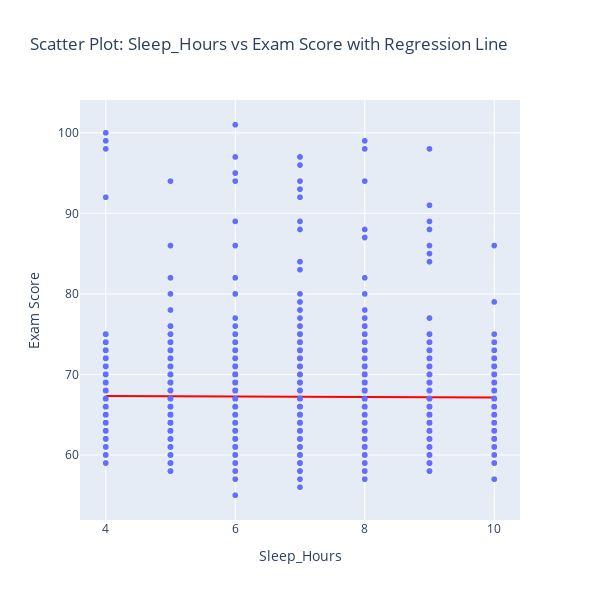

Source (notebook cell):
### Code cell
fig = px.scatter(
    df,
    x='Sleep_Hours',
    y='Exam_Score',
    title='Scatter Plot: Sleep_Hours vs Exam Score with Regression Line',
    labels={
        'Hours_Studied': 'Sleep_Hours',
        'Exam_Score': 'Exam Score'
    }
)

fig.add_trace(go.Scatter(
    x=sleep_range,
    y=y_pred_line,
    mode='lines',
    line=dict(color='red'),
    hovertext=[f"Predicted Score: {score:.2f}" for score in y_pred_line]
))

fig.update_layout(showlegend=False,
        width=600,
        height=600,)
fig.show()

### Figure 1 — Plotly figure (JSON) as saved in the notebook; plotly's stock layout.template omitted (floating-point values rounded to 4 significant figures; data arrays with more than 128 entries replaced by an {"elided": "..."} marker saying what was removed)
{"data": [{"hovertemplate": "Sleep_Hours=%{x}<br>Exam Score=%{y}<extra></extra>", "legendgroup": "", "marker": {"color": "#636efa", "symbol": "circle"}, "mode": "markers", "name": "", "showlegend": false, "type": "scattergl", "x": {"elided": "6607 int values"}, "xaxis": "x", "y": {"elided": "6607 int values"}, "yaxis": "y"}, {"hovertext": ["Predicted Score: 67.32", "Predicted Score: 67.32", "Predicted Score: 67.32", "Predicted Score: 67.31", "Predicted Score: 67.31", "Predicted Score: 67.31", "Predicted Score: 67.31", "Predicted Score: 67.31", "Predicted Score: 67.31", "Predicted Score: 67.30", "Predicted Score: 67.30", "Predicted Score: 67.30", "Predicted Score: 67.30", "Predicted Score: 67.30", "Predicted Score: 67.30", "Predicted Score: 67.29", "Predicted Score: 67.29", "Predicted Score: 67.29", "Predicted Score: 67.29", "Predicted Score: 67.29", "Predicted Score: 67.29", "Predicted Score: 67.28", "Predicted Score: 67.28", "Predicted Score: 67.28", "Predicted Score: 67.28", "Predicted Score: 67.28", "Predicted Score: 67.28", "Predicted Score: 67.27", "Predicted Score: 67.27", "Predicted Score: 67.27", "Predicted Score: 67.27", "Predicted Score: 67.27", "Predicted Score: 67.27", "Predicted Score: 67.26", "Predicted Score: 67.26", "Predicted Score: 67.26", "Predicted Score: 67.26", "Predicted Score: 67.26", "Predicted Score: 67.25", "Predicted Score: 67.25", "Predicted Score: 67.25", "Predicted Score: 67.25", "Predicted Score: 67.25", "Predicted Score: 67.25", "Predicted Score: 67.24", "Predicted Score: 67.24", "Predicted Score: 67.24", "Predicted Score: 67.24", "Predicted Score: 67.24", "Predicted Score: 67.24", "Predicted Score: 67.23", "Predicted Score: 67.23", "Predicted Score: 67.23", "Predicted Score: 67.23", "Predicted Score: 67.23", "Predicted Score: 67.23", "Predicted Score: 67.22", "Predicted Score: 67.22", "Predicted Score: 67.22", "Predicted Score: 67.22", "Predicted Score: 67.22", "Predicted Score: 67.22", "Predicted Score: 67.21", "Predicted Score: 67.21", "Predicted Score: 67.21", "Predicted Score: 67.21", "Predicted Score: 67.21", "Predicted Score: 67.21", "Predicted Score: 67.20", "Predicted Score: 67.20", "Predicted Score: 67.20", "Predicted Score: 67.20", "Predicted Score: 67.20", "Predicted Score: 67.20", "Predicted Score: 67.19", "Predicted Score: 67.19", "Predicted Score: 67.19", "Predicted Score: 67.19", "Predicted Score: 67.19", "Predicted Score: 67.19", "Predicted Score: 67.18", "Predicted Score: 67.18", "Predicted Score: 67.18", "Predicted Score: 67.18", "Predicted Score: 67.18", "Predicted Score: 67.17", "Predicted Score: 67.17", "Predicted Score: 67.17", "Predicted Score: 67.17", "Predicted Score: 67.17", "Predicted Score: 67.17", "Predicted Score: 67.16", "Predicted Score: 67.16", "Predicted Score: 67.16", "Predicted Score: 67.16", "Predicted Score: 67.16", "Predicted Score: 67.16", "Predicted Score: 67.15", "Predicted Score: 67.15", "Predicted Score: 67.15"], "line": {"color": "red"}, "mode": "lines", "type": "scatter", "x": [4, 4.061, 4.121, 4.182, 4.242, 4.303, 4.364, 4.424, 4.485, 4.545, 4.606, 4.667, 4.727, 4.788, 4.848, 4.909, 4.97, 5.03, 5.091, 5.152, 5.212, 5.273, 5.333, 5.394, 5.455, 5.515, 5.576, 5.636, 5.697, 5.758, 5.818, 5.879, 5.939, 6, 6.061, 6.121, 6.182, 6.242, 6.303, 6.364, 6.424, 6.485, 6.545, 6.606, 6.667, 6.727, 6.788, 6.848, 6.909, 6.97, 7.03, 7.091, 7.152, 7.212, 7.273, 7.333, 7.394, 7.455, 7.515, 7.576, 7.636, 7.697, 7.758, 7.818, 7.879, 7.939, 8, 8.061, 8.121, 8.182, 8.242, 8.303, 8.364, 8.424, 8.485, 8.545, 8.606, 8.667, 8.727, 8.788, 8.848, 8.909, 8.97, 9.03, 9.091, 9.152, 9.212, 9.273, 9.333, 9.394, 9.455, 9.515, 9.576, 9.636, 9.697, 9.758, 9.818, 9.879, 9.939, 10], "y": [67.32, 67.32, 67.32, 67.31, 67.31, 67.31, 67.31, 67.31, 67.31, 67.3, 67.3, 67.3, 67.3, 67.3, 67.3, 67.29, 67.29, 67.29, 67.29, 67.29, 67.29, 67.28, 67.28, 67.28, 67.28, 67.28, 67.28, 67.27, 67.27, 67.27, 67.27, 67.27, 67.27, 67.26, 67.26, 67.26, 67.26, 67.26, 67.25, 67.25, 67.25, 67.25, 67.25, 67.25, 67.24, 67.24, 67.24, 67.24, 67.24, 67.24, 67.23, 67.23, 67.23, 67.23, 67.23, 67.23, 67.22, 67.22, 67.22, 67.22, 67.22, 67.22, 67.21, 67.21, 67.21, 67.21, 67.21, 67.21, 67.2, 67.2, 67.2, 67.2, 67.2, 67.2, 67.19, 67.19, 67.19, 67.19, 67.19, 67.19, 67.18, 67.18, 67.18, 67.18, 67.18, 67.17, 67.17, 67.17, 67.17, 67.17, 67.17, 67.16, 67.16, 67.16, 67.16, 67.16, 67.16, 67.15, 67.15, 67.15]}], "layout": {"height": 600, "legend": {"tracegroupgap": 0}, "showlegend": false, "title": {"text": "Scatter Plot: Sleep_Hours vs Exam Score with Regression Line"}, "width": 600, "xaxis": {"anchor": "y", "domain": [0, 1], "title": {"text": "Sleep_Hours"}}, "yaxis": {"anchor": "x", "domain": [0, 1], "title": {"text": "Exam Score"}}}}
